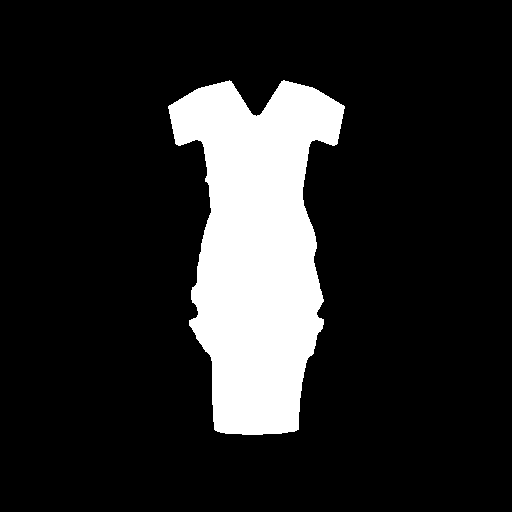
#> input picture inputs/garment_mask_clean.png, 512 x 512 px
$ python segment_garment_regions.py
#> lines starting #> are read from the running program, lines starting #| are printed output that depends on the picture; after the words box and inside, x2 and y2 are one past the last pixel; in counts of white or black regions, pixels touching at a corner belong together
import cv2
import numpy as np
import os


# =========================================================
# 路径
# =========================================================
MASK_PATH = "inputs/garment_mask_clean.png"
OUTPUT_DIR = "outputs/"


# =========================================================
# 1. 读取 garment_mask_clean.png
# =========================================================
mask = cv2.imread(MASK_PATH, cv2.IMREAD_GRAYSCALE)
#> mask: shape (512, 512); 15% white; 1 white region, box (x1, y1, x2, y2) and area: (168, 80, 345, 435) 39354
if mask is None:
    raise FileNotFoundError(f"找不到: {MASK_PATH}")

_, mask = cv2.threshold(mask, 127, 255, cv2.THRESH_BINARY)
mask_bool = mask > 0

H, W = mask.shape
#> H = 512; W = 512


# =========================================================
# 2. 找整体 bbox
# =========================================================
ys, xs = np.where(mask_bool)
y_top, y_bottom = int(ys.min()), int(ys.max())
#> y_top = 80; y_bottom = 434
x_left, x_right = int(xs.min()), int(xs.max())
#> x_left = 168; x_right = 344


# =========================================================
# 3. 用 y 坐标比例切上身 / 裙摆
#    连衣裙腰线大约在 50% 高度位置
# =========================================================
split_y = y_top + int((y_bottom - y_top) * 0.5)
#> split_y = 257


# 上身区域
upper_part = np.zeros_like(mask)
upper_part[:split_y, :] = mask[:split_y, :]
#> upper_part: shape (512, 512); 7.7% white; 1 white region, box (x1, y1, x2, y2) and area: (168, 80, 345, 257) 20287

# 裙摆区域
skirt = np.zeros_like(mask)
skirt[split_y:, :] = mask[split_y:, :]
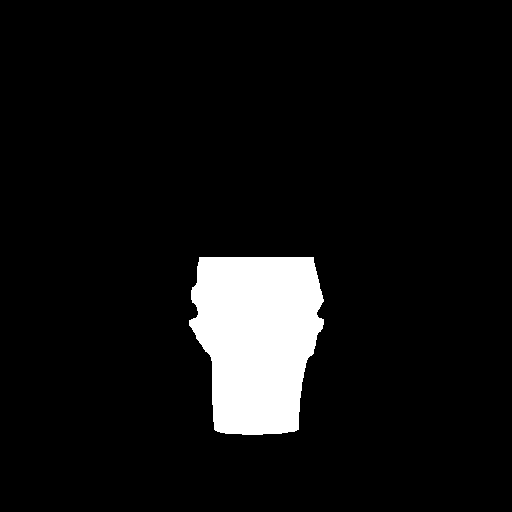
#> skirt: shape (512, 512); 7.3% white; 1 white region, box (x1, y1, x2, y2) and area: (189, 257, 324, 435) 19067


# =========================================================
# 4. 在上身区域用列直方图找身体主体
#    （列像素数 >= max * 0.5 的连续区间 = 身体）
#    身体之外左侧 = 左袖，右侧 = 右袖
# =========================================================
col_sum = (upper_part > 0).sum(axis=0).astype(np.float32)
#> col_sum = 512 values, max 177 at index 229, min 0 at index 0, mean 39.62
max_col = col_sum.max() if col_sum.max() > 0 else 1
#> max_col = 177
threshold = max_col * 0.5
#> threshold = 88.5

body_cols = col_sum >= threshold
body_xs = np.where(body_cols)[0]
#> body_xs = 107 values from 204 to 310

if len(body_xs) > 0:
    body_x_left = int(body_xs.min())
#> body_x_left = 204
    body_x_right = int(body_xs.max())
#> body_x_right = 310
else:
    # fallback: 中间 60%
    body_x_left = x_left + int((x_right - x_left) * 0.2)
    body_x_right = x_right - int((x_right - x_left) * 0.2)


# =========================================================
# 5. 构造列掩码并广播到 H 行
# =========================================================
col_idx = np.arange(W)
#> col_idx = 512 values from 0 to 511
left_col_mask = col_idx < body_x_left
body_col_mask = (col_idx >= body_x_left) & (col_idx <= body_x_right)
right_col_mask = col_idx > body_x_right

left_col_mask_full = np.broadcast_to(left_col_mask[None, :], (H, W))
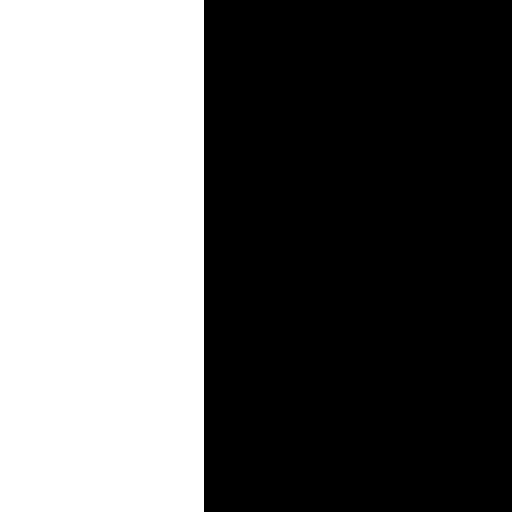
#> left_col_mask_full: shape (512, 512) bool; 39.8% white; 1 white region, box (x1, y1, x2, y2) and area: (0, 0, 204, 512) 104448
body_col_mask_full = np.broadcast_to(body_col_mask[None, :], (H, W))
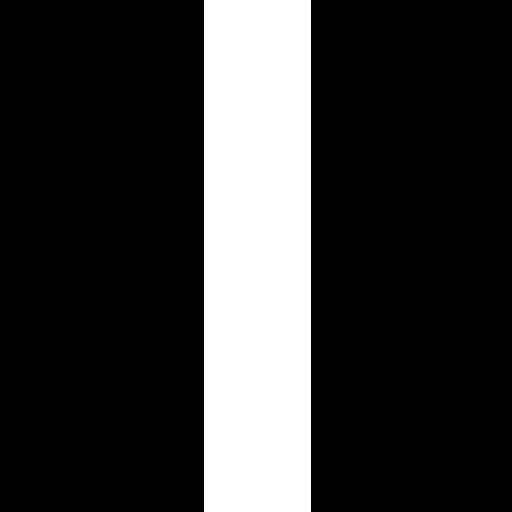
#> body_col_mask_full: shape (512, 512) bool; 20.9% white; 1 white region, box (x1, y1, x2, y2) and area: (204, 0, 311, 512) 54784
right_col_mask_full = np.broadcast_to(right_col_mask[None, :], (H, W))
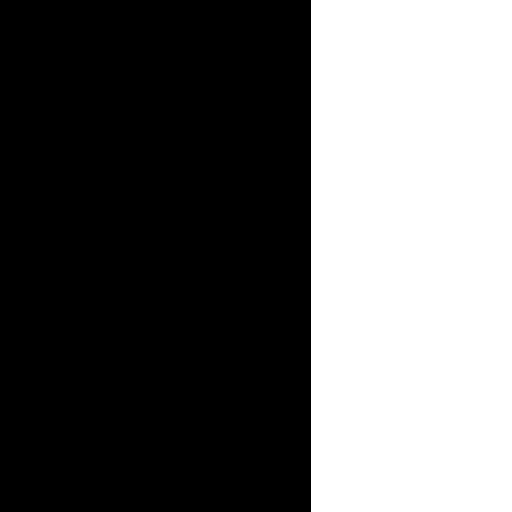
#> right_col_mask_full: shape (512, 512) bool; 39.3% white; 1 white region, box (x1, y1, x2, y2) and area: (311, 0, 512, 512) 102912


# =========================================================
# 6. 切出 4 个区域
# =========================================================
upper_mask_bool = upper_part > 0

upper = np.where(upper_mask_bool & body_col_mask_full, 255, 0).astype(np.uint8)
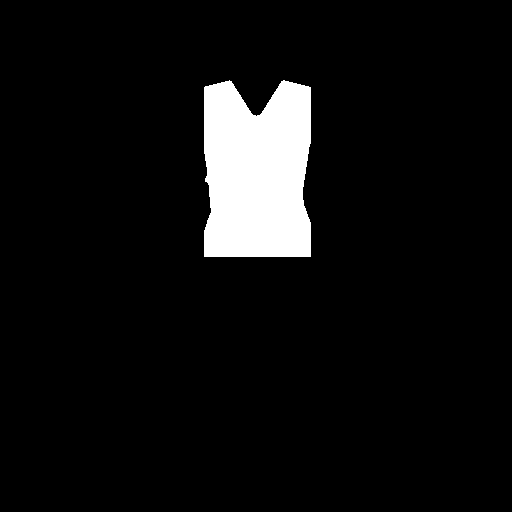
#> upper: shape (512, 512); 6.5% white; 1 white region, box (x1, y1, x2, y2) and area: (204, 80, 311, 257) 17053
sleeve_left = np.where(upper_mask_bool & left_col_mask_full, 255, 0).astype(np.uint8)
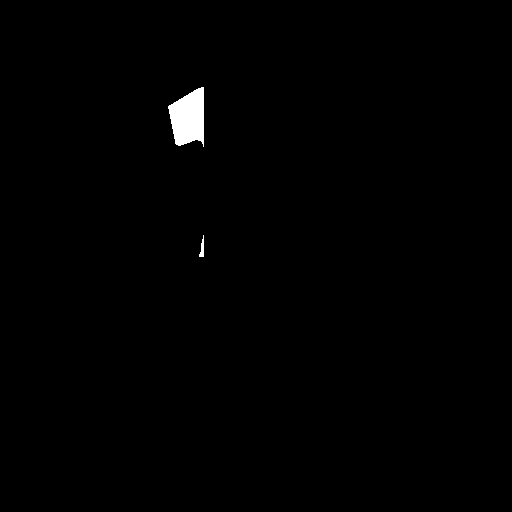
#> sleeve_left: shape (512, 512); 0.62% white; 2 white regions, box (x1, y1, x2, y2) and area: (168, 87, 204, 147) 1575, (199, 235, 204, 257) 62
sleeve_right = np.where(upper_mask_bool & right_col_mask_full, 255, 0).astype(np.uint8)
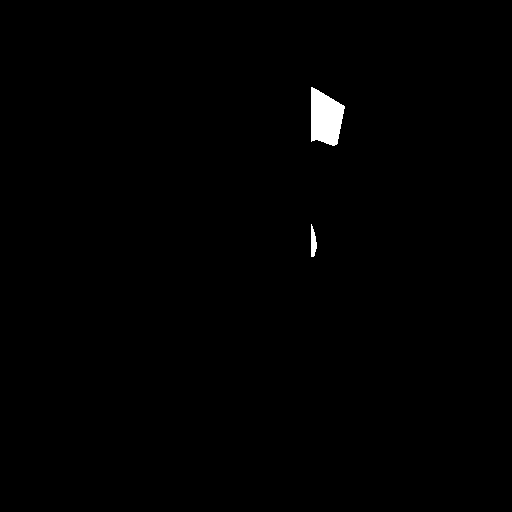
#> sleeve_right: shape (512, 512); 0.61% white; 2 white regions, box (x1, y1, x2, y2) and area: (311, 87, 345, 146) 1458, (311, 224, 317, 257) 139


# =========================================================
# 7. 保存
# =========================================================
os.makedirs(OUTPUT_DIR, exist_ok=True)


cv2.imwrite(
    OUTPUT_DIR +
    "mask_upper.png",
    upper
)


cv2.imwrite(
    OUTPUT_DIR +
    "mask_left_sleeve.png",
    sleeve_left
)


cv2.imwrite(
    OUTPUT_DIR +
    "mask_right_sleeve.png",
    sleeve_right
)


cv2.imwrite(
    OUTPUT_DIR +
    "mask_skirt.png",
    skirt
)


print(
    "Stage 5.1 finished."
)
